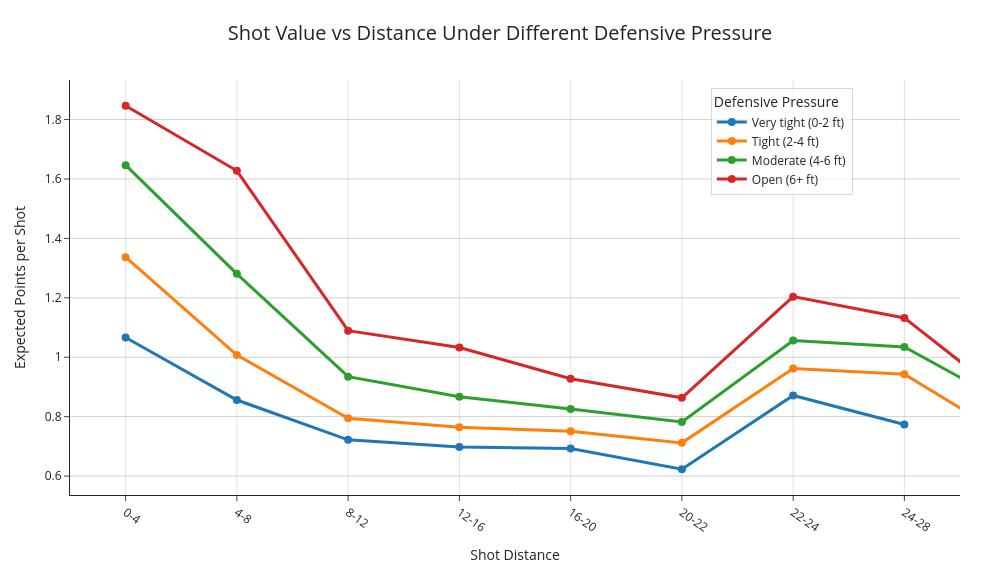

Notebook code cell kept with this figure:
### Markdown cell above
## Binned Expected Value by Defender Distance

### Code cell
pressure_labels = [
    "Very tight (0-2 ft)",
    "Tight (2-4 ft)",
    "Moderate (4-6 ft)",
    "Open (6+ ft)"
]

pressure_ev = (
    df.dropna(
        subset=[
            "shot_distance_bin",
            "def_pressure_bin",
            "expected_shot_value"
        ]
    )
    .groupby(
        ["shot_distance_bin","def_pressure_bin"],
        observed=False
    )
    .agg(
        expected_value=("expected_shot_value","mean"),
        actual_points_per_shot=("actual_points","mean"),
        attempts=("expected_shot_value","size"),
    )
    .reset_index()
)

min_attempts = 75
pressure_plot = pressure_ev[
    pressure_ev["attempts"] >= min_attempts
].copy()

fig = go.Figure()

colors = {
    "Very tight (0-2 ft)": "#1f77b4",
    "Tight (2-4 ft)": "#ff7f0e",
    "Moderate (4-6 ft)": "#2ca02c",
    "Open (6+ ft)": "#d62728",
}

for label in pressure_labels:

    line_data = (
        pressure_plot[
            pressure_plot["def_pressure_bin"] == label
        ]
        .set_index("shot_distance_bin")
        .reindex(distance_labels)
        .reset_index()
    )

    fig.add_trace(
        go.Scatter(
            x=line_data["shot_distance_bin"],
            y=line_data["expected_value"],
            mode="lines+markers",
            name=label,

            line=dict(
                width=3,
                color=colors[label]
            ),

            marker=dict(
                size=8,
                color=colors[label]
            ),

            customdata=np.column_stack([
                line_data["attempts"].fillna(0),
                line_data["actual_points_per_shot"]
            ]),

            hovertemplate=
                "<b>%{x}</b><br>" +
                "Pressure: " + label + "<br>" +
                "Expected Value: %{y:.3f}<br>" +
                "Actual Pts/Shot: %{customdata[1]:.3f}<br>" +
                "Attempts: %{customdata[0]:,.0f}" +
                "<extra></extra>"
        )
    )


league_avg = df["expected_shot_value"].mean()

if "22-24 (Corner 3)" in distance_labels:
    split = distance_labels.index("22-24 (Corner 3)")
    fig.add_vline(
        x=split - 0.5,
        line_dash="dot",
        line_color="black",
        annotation_text="3PT range",
        annotation_position="top"
    )


fig.update_layout(
    title=dict(
        text="Shot Value vs Distance Under Different Defensive Pressure",
        x=0.5,
        xanchor="center",
        font=dict(size=20)
    ),

    xaxis_title="Shot Distance",
    yaxis_title="Expected Points per Shot",

    template="simple_white",
    width=1000,
    height=575,

    hovermode="closest",

    legend=dict(
        title="Defensive Pressure",
        x=0.72,
        y=0.98,
        xanchor="left",
        yanchor="top",
        bgcolor="rgba(255,255,255,0.75)",
        bordercolor="rgba(0,0,0,0.15)",
        borderwidth=1
    ),

    margin=dict(
        l=70,
        r=40,
        t=80,
        b=80
    )
)

fig.update_xaxes(
    tickangle=35,
    showgrid=True,
    gridcolor="rgba(0,0,0,0.12)",
    range=[-0.5, 7.5]   # removes blank 32-40 and 40+ space
)

fig.update_yaxes(
    showgrid=True,
    gridcolor="rgba(0,0,0,0.18)"
)

### Figure 1 — Plotly figure (JSON) as saved in the notebook; plotly's stock layout.template omitted (floating-point values rounded to 4 significant figures)
{"data": [{"customdata": [[10550.0, 1.062], [9588.0, 0.8552], [2505.0, 0.7138], [779.0, 0.7343], [596.0, 0.6779], [143.0, 0.6294], [330.0, 0.7333], [278.0, 0.7878], [0.0, NaN], [0.0, NaN], [0.0, NaN]], "hovertemplate": "<b>%{x}</b><br>Pressure: Very tight (0-2 ft)<br>Expected Value: %{y:.3f}<br>Actual Pts/Shot: %{customdata[1]:.3f}<br>Attempts: %{customdata[0]:,.0f}<extra></extra>", "line": {"color": "#1f77b4", "width": 3}, "marker": {"color": "#1f77b4", "size": 8}, "mode": "lines+markers", "name": "Very tight (0-2 ft)", "type": "scatter", "x": ["0-4", "4-8", "8-12", "12-16", "16-20", "20-22", "22-24", "24-28", "28-32", "32-40", "40+"], "y": [1.067, 0.8559, 0.722, 0.6976, 0.6928, 0.623, 0.8713, 0.7738, NaN, NaN, NaN]}, {"customdata": [[10780.0, 1.341], [10780.0, 1.014], [5993.0, 0.7676], [3858.0, 0.7906], [4592.0, 0.7635], [1589.0, 0.6834], [2560.0, 0.9504], [3661.0, 0.9456], [122.0, 0.7623], [0.0, NaN], [0.0, NaN]], "hovertemplate": "<b>%{x}</b><br>Pressure: Tight (2-4 ft)<br>Expected Value: %{y:.3f}<br>Actual Pts/Shot: %{customdata[1]:.3f}<br>Attempts: %{customdata[0]:,.0f}<extra></extra>", "line": {"color": "#ff7f0e", "width": 3}, "marker": {"color": "#ff7f0e", "size": 8}, "mode": "lines+markers", "name": "Tight (2-4 ft)", "type": "scatter", "x": ["0-4", "4-8", "8-12", "12-16", "16-20", "20-22", "22-24", "24-28", "28-32", "32-40", "40+"], "y": [1.337, 1.007, 0.7945, 0.7644, 0.7511, 0.7118, 0.9623, 0.9429, 0.7155, NaN, NaN]}, {"customdata": [[2445.0, 1.663], [1960.0, 1.267], [1889.0, 0.9285], [2956.0, 0.8606], [6383.0, 0.8369], [2914.0, 0.7831], [4942.0, 1.045], [8974.0, 1.025], [219.0, 0.7671], [0.0, NaN], [0.0, NaN]], "hovertemplate": "<b>%{x}</b><br>Pressure: Moderate (4-6 ft)<br>Expected Value: %{y:.3f}<br>Actual Pts/Shot: %{customdata[1]:.3f}<br>Attempts: %{customdata[0]:,.0f}<extra></extra>", "line": {"color": "#2ca02c", "width": 3}, "marker": {"color": "#2ca02c", "size": 8}, "mode": "lines+markers", "name": "Moderate (4-6 ft)", "type": "scatter", "x": ["0-4", "4-8", "8-12", "12-16", "16-20", "20-22", "22-24", "24-28", "28-32", "32-40", "40+"], "y": [1.646, 1.281, 0.9346, 0.867, 0.8259, 0.7818, 1.056, 1.034, 0.8299, NaN, NaN]}, {"customdata": [[1034.0, 1.876], [487.0, 1.634], [300.0, 1.06], [892.0, 1.061], [3526.0, 0.9376], [1819.0, 0.8543], [4930.0, 1.202], [7600.0, 1.146], [148.0, 0.6486], [0.0, NaN], [0.0, NaN]], "hovertemplate": "<b>%{x}</b><br>Pressure: Open (6+ ft)<br>Expected Value: %{y:.3f}<br>Actual Pts/Shot: %{customdata[1]:.3f}<br>Attempts: %{customdata[0]:,.0f}<extra></extra>", "line": {"color": "#d62728", "width": 3}, "marker": {"color": "#d62728", "size": 8}, "mode": "lines+markers", "name": "Open (6+ ft)", "type": "scatter", "x": ["0-4", "4-8", "8-12", "12-16", "16-20", "20-22", "22-24", "24-28", "28-32", "32-40", "40+"], "y": [1.846, 1.627, 1.089, 1.033, 0.9274, 0.8633, 1.204, 1.132, 0.8389, NaN, NaN]}], "layout": {"height": 575, "hovermode": "closest", "legend": {"bgcolor": "rgba(255,255,255,0.75)", "bordercolor": "rgba(0,0,0,0.15)", "borderwidth": 1, "title": {"text": "Defensive Pressure"}, "x": 0.72, "xanchor": "left", "y": 0.98, "yanchor": "top"}, "margin": {"b": 80, "l": 70, "r": 40, "t": 80}, "title": {"font": {"size": 20}, "text": "Shot Value vs Distance Under Different Defensive Pressure", "x": 0.5, "xanchor": "center"}, "width": 1000, "xaxis": {"gridcolor": "rgba(0,0,0,0.12)", "range": [-0.5, 7.5], "showgrid": true, "tickangle": 35, "title": {"text": "Shot Distance"}}, "yaxis": {"gridcolor": "rgba(0,0,0,0.18)", "showgrid": true, "title": {"text": "Expected Points per Shot"}}}}
